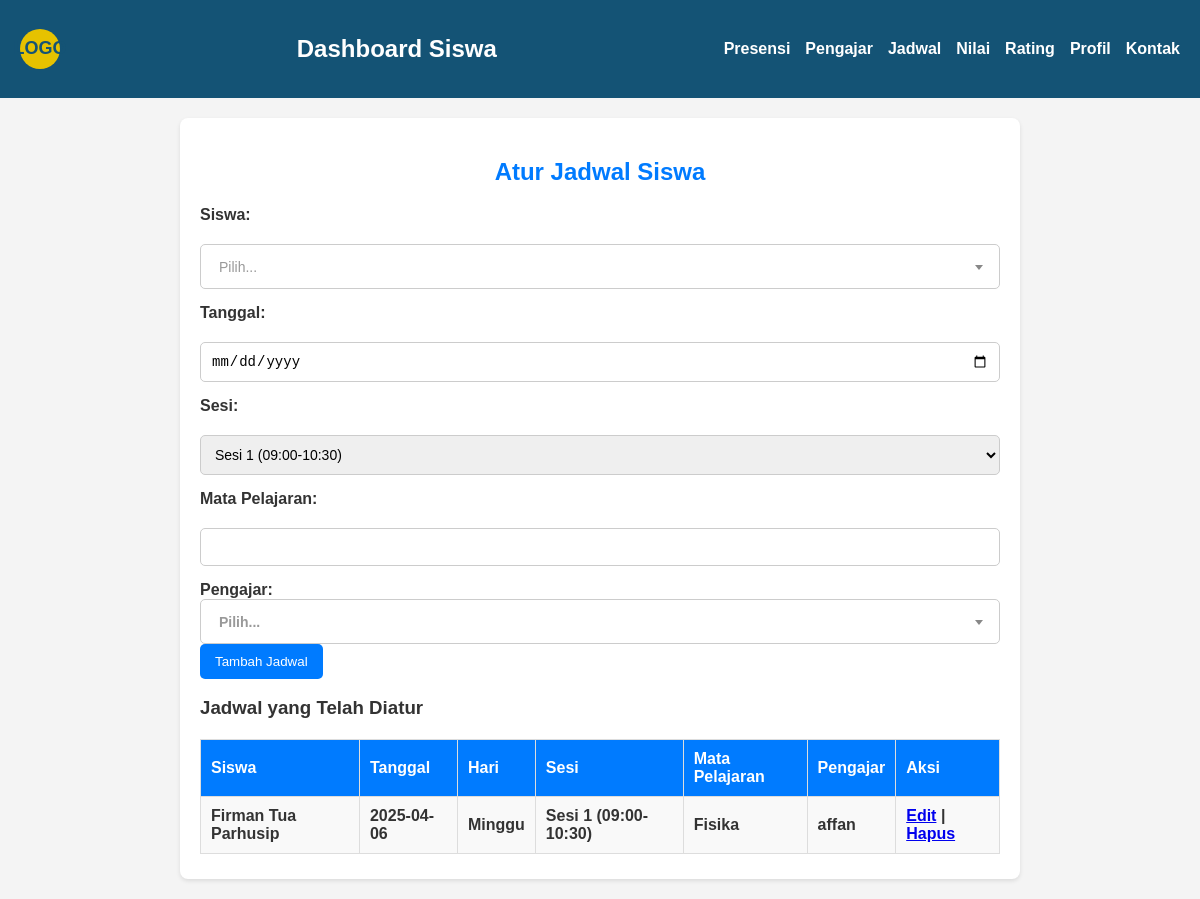
The page /SCOVER1/admin1/jadwal.php (signed in) on the database its author committed.
### tables this page shows
CREATE TABLE `jadwal_siswa` (
  `id` int(11) NOT NULL,
  `siswa_id` int(11) NOT NULL,
  `tanggal` date NOT NULL,
  `sesi` varchar(50) NOT NULL,
  `mata_pelajaran` varchar(100) NOT NULL,
  `pengajar_id` int(11) NOT NULL
);

CREATE TABLE `siswa` (
  `siswa_id` int(11) NOT NULL,
  `full_name` varchar(50) NOT NULL,
  `email` varchar(30) NOT NULL,
  `sekolah` varchar(255) NOT NULL,
  `kelas` varchar(20) NOT NULL,
  `password` varchar(255) NOT NULL,
  `ttl` date NOT NULL,
  `alamat` varchar(255) NOT NULL,
  `nohp` varchar(50) NOT NULL,
  `gambar` varchar(255) NOT NULL,
  `created_at` timestamp NOT NULL DEFAULT current_timestamp() ON UPDATE current_timestamp()
);

CREATE TABLE `mentor` (
  `pengajar_id` int(11) NOT NULL,
  `full_name` varchar(50) NOT NULL,
  `email` varchar(50) NOT NULL,
  `password` varchar(255) NOT NULL,
  `mapel` varchar(20) NOT NULL,
  `nohp` varchar(255) NOT NULL,
  `gambar` varchar(255) NOT NULL,
  `alamat` varchar(100) NOT NULL,
  `ttl` date NOT NULL,
  `created_at` timestamp NOT NULL DEFAULT current_timestamp() ON UPDATE current_timestamp()
);

### SCOVER1/admin1/jadwal.php (the view, shortened to what this page needs)
<?php
include 'koneksi.php';
function getHari($tanggal) {
    $hari = date('l', strtotime($tanggal));
    $hariIndonesia = [
        'Monday' => 'Senin',
        'Tuesday' => 'Selasa',
        'Wednesday' => 'Rabu',
        'Thursday' => 'Kamis',
        'Friday' => 'Jumat',
        'Saturday' => 'Sabtu',
        'Sunday' => 'Minggu'
    ];
    return $hariIndonesia[$hari];
}
$jadwal_query = "SELECT j.id, s.full_name AS siswa_name, j.tanggal, j.sesi, j.mata_pelajaran, m.full_name AS pengajar_name
                 FROM jadwal_siswa j
                 JOIN siswa s ON j.siswa_id = s.siswa_id
                 JOIN mentor m ON j.pengajar_id = m.pengajar_id
                 ORDER BY j.tanggal, j.sesi";
$jadwal_result = $conn->query($jadwal_query);
?>
<!DOCTYPE html>
<html lang="id">
<head>
    <link href="https://cdnjs.cloudflare.com/ajax/libs/select2/4.1.0-beta.1/css/select2.min.css" rel="stylesheet" />
    <link rel="stylesheet" href="css/navbar.css">
</head>
<body>
<nav class="navbar">
        <div class="logo">
            <div class="logo-circle">LOGO</div>
        </div>
        <h1 class="title">Dashboard Siswa</h1>
        <ul class="nav-links">
            <li><a href="presensi.php">Presensi</a></li>
            <li><a href="pengajar.php">Pengajar</a></li>
            <li><a href="jadwal.php">Jadwal</a></li>
            <li><a href="nilai.php">Nilai</a></li>
            <li><a href="rating.php">Rating</a></li>
            <li><a href="profil.php">Profil</a></li>
            <li><a href="kontak.php">Kontak</a></li>
        </ul>
    </nav>
    <div class="container">
        <h2>Atur Jadwal Siswa</h2>
        <form action="" method="post">
            <label for="siswa_id">Siswa:</label>
            <label for="tanggal">Tanggal:</label>
            <input type="date" name="tanggal" required>
            <label for="sesi">Sesi:</label>
            <select name="sesi" required>
                <option value="Sesi 1 (09:00-10:30)">Sesi 1 (09:00-10:30)</option>
            </select>
            <label for="mata_pelajaran">Mata Pelajaran:</label>
            <input type="text" name="mata_pelajaran" required>
            <label for="pengajar_id">Pengajar:</label\>
            <button type="submit">Tambah Jadwal</button>
        </form>
        <h3>Jadwal yang Telah Diatur</h3>
        <table>
            <tr>
                <th>Siswa</th>
                <th>Tanggal</th>
                <th>Hari</th>
                <th>Sesi</th>
                <th>Mata Pelajaran</th>
                <th>Pengajar</th>
                <th>Aksi</th>
            </tr>
            <?php if ($jadwal_result->num_rows > 0) {
                while ($row = $jadwal_result->fetch_assoc()) {
                    $hari = getHari($row['tanggal']);
                    echo "<tr>";
                    echo "<td>" . htmlspecialchars($row['siswa_name']) . "</td>";
                    echo "<td>" . htmlspecialchars($row['tanggal']) . "</td>";
                    echo "<td>" . htmlspecialchars($hari) . "</td>";
                    echo "<td>" . htmlspecialchars($row['sesi']) . "</td>";
                    echo "<td>" . htmlspecialchars($row['mata_pelajaran']) . "</td>";
                    echo "<td>" . htmlspecialchars($row['pengajar_name']) . "</td>";
                    echo "<td><a href='edit_jadwal.php?id=" . $row['id'] . "'>Edit</a> | ";
                    echo "<a href='hapus_jadwal.php?id=" . $row['id'] . "' onclick='return confirm(\"Hapus jadwal ini?\")'>Hapus</a></td>";
                    echo "</tr>";
                }
            } else {
                echo "<tr><td colspan='7'>Tidak ada data jadwal.</td></tr>";
            }
            ?>
        </table>
    </div>
</body>
</html>

### SCOVER1/admin1/css/navbar.css (style rules this page uses)
.navbar { background-color: #145375; color: #fff; padding: 15px 20px; display: flex; justify-content: space-between; align-items: center; position: relative; z-index: 1000; }
.logo { display: flex; align-items: center; font-size: 18px; font-weight: bold; }
.logo-circle { width: 40px; height: 40px; background-color: #e6c200; color: #145375; display: flex; justify-content: center; align-items: center; border-radius: 50%; margin-right: 10px; font-weight: bold; }
.title { font-size: 24px; font-weight: bold; color: #fff; }
.nav-links { list-style: none; padding: 0; display: flex; gap: 15px; }
.nav-links li { margin: 0; }
.nav-links a { color: #fff; text-decoration: none; font-weight: bold; transition: color 0.3s ease; }

### SCOVER1/admin1/jadwal.php (style rules this page uses)
body { font-family: Arial, sans-serif; background-color: #f4f4f4; color: #333; margin: 0; padding: 0; }
.container { max-width: 800px; margin: 20px auto; background: #fff; padding: 20px; border-radius: 8px; box-shadow: 0 2px 4px rgba(0, 0, 0, 0.1); }
h2 { text-align: center; color: #007bff; }
form { display: flex; flex-direction: column; gap: 15px; }
label { font-weight: bold; margin-bottom: 5px; }
input, select { padding: 10px; font-size: 14px; border: 1px solid #ccc; border-radius: 5px; width: 100%; box-sizing: border-box; }
button { padding: 10px 15px; background-color: #007bff; color: #fff; border: none; border-radius: 5px; cursor: pointer; }
table { width: 100%; border-collapse: collapse; margin-top: 20px; }
table th, table td { border: 1px solid #ddd; padding: 10px; text-align: left; }
table th { background-color: #007bff; color: #fff; }
table tr:nth-child(even) { background-color: #f9f9f9; }

### rows shown on the page
jadwal_siswa: siswa.full_name "Firman Tua Parhusip", tanggal "2025-04-06", tanggal "Minggu", sesi "Sesi 1 (09:00-10:30)", mata_pelajaran "Fisika", pengajar.full_name "affan"
